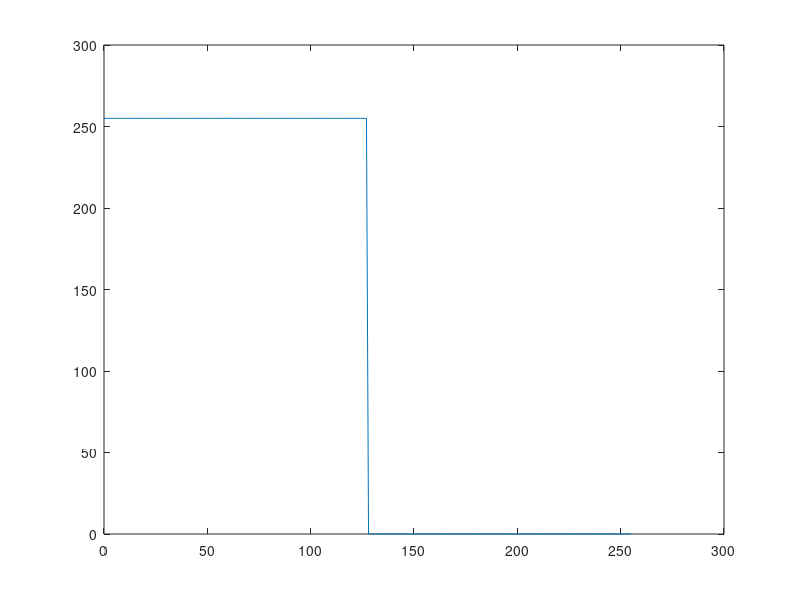

Write the MATLAB code that produced this figure.
clear
clc

n = 0:255 ;
yn=255*rectpuls(n,256);

plot(n,yn);

fid = fopen('./Square_Wave_Rom.coe','wt');

fprintf(fid,'memory_initialization_radix = 10;\nmemory_initialization_vector = ');

 

for i = 1 : 256

    if mod(i-1,8) == 0 

        fprintf(fid,'\n');

    end

    fprintf(fid,'%4d,',yn(i));

end
